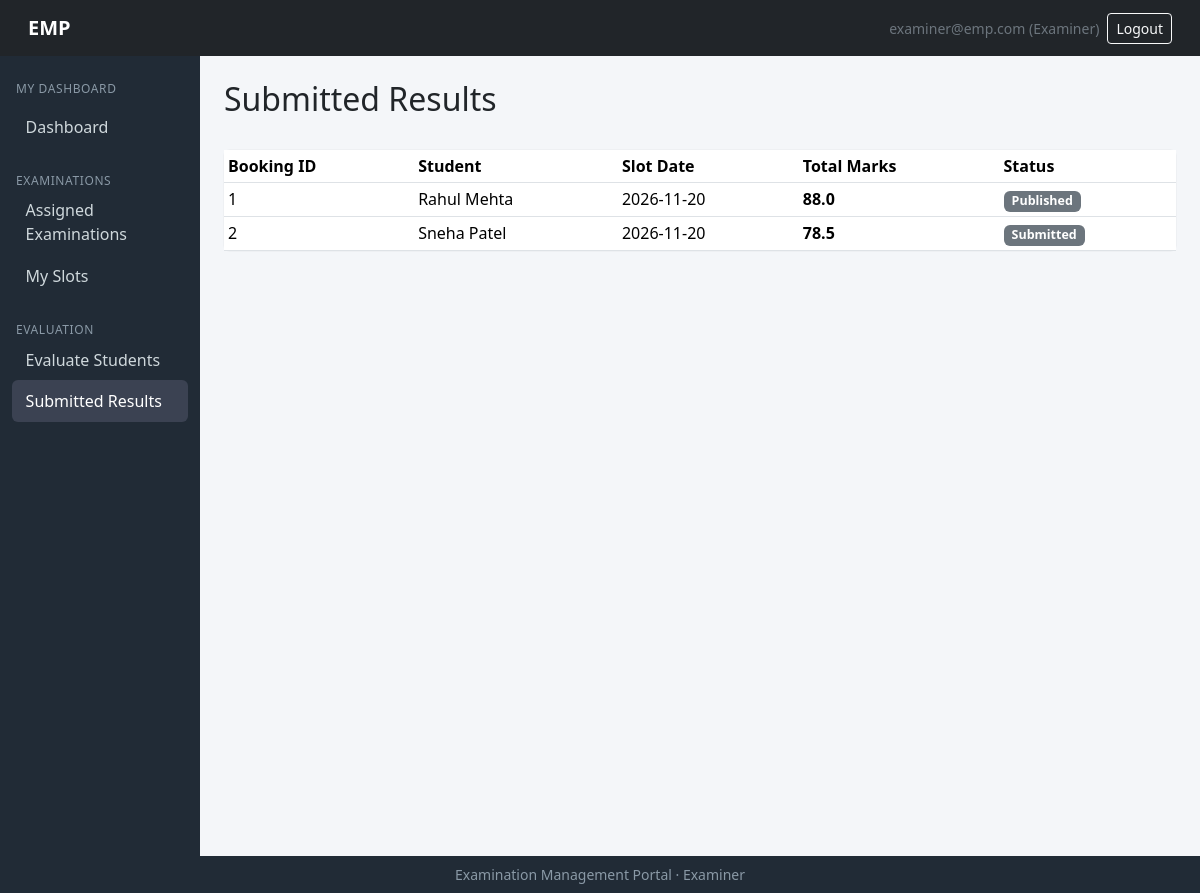
Before: /examiner/results (signed in) with the older database file.
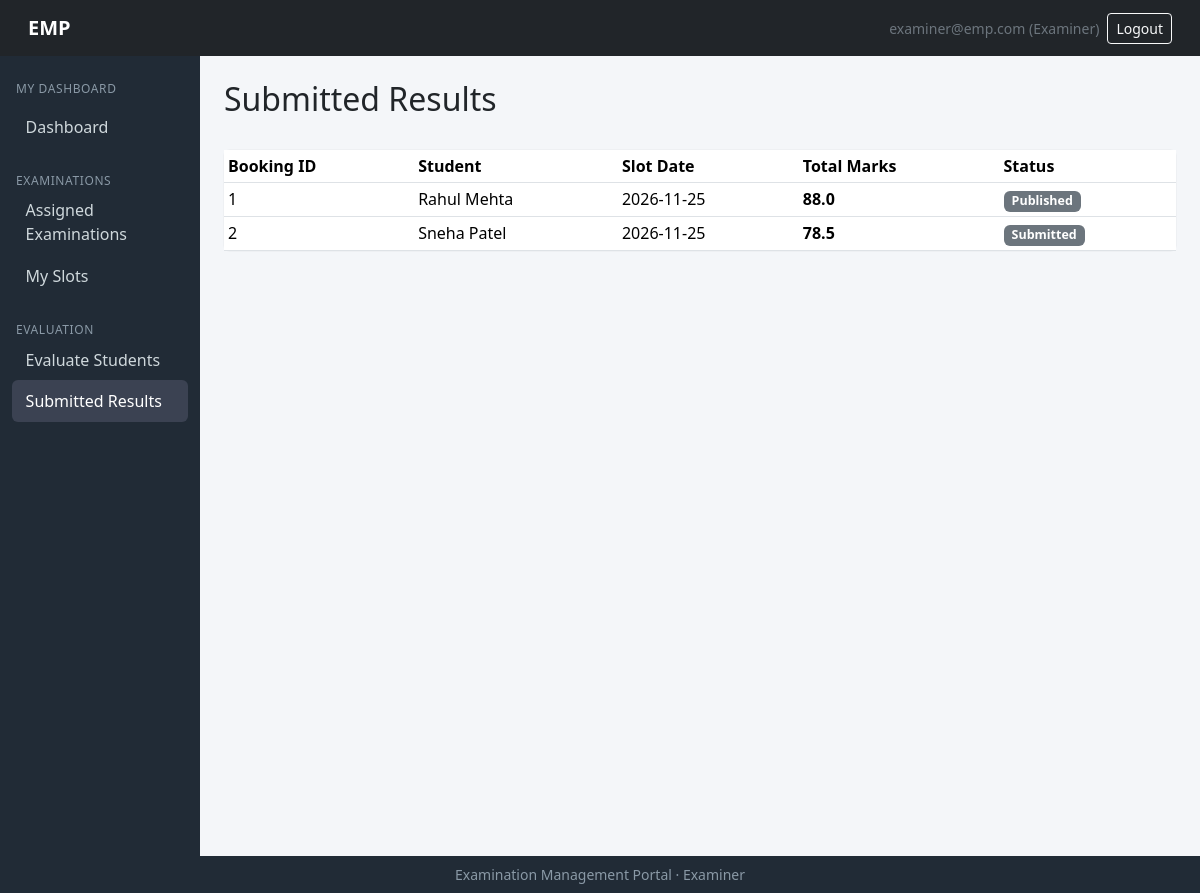
After: the same page with the newer database file.
### models/models.py (models this page shows)
class Evaluation(db.Model):
    __tablename__ = "evaluations"
    id      = db.Column(db.Integer, primary_key=True)
    booking_id = db.Column(db.Integer, db.ForeignKey("bookings.id"), unique=True, nullable=False)
    examiner_id  =db.Column(db.Integer, db.ForeignKey("examiners.id"), nullable=False)
    total_marks = db.Column(db.Float)
    remarks  =db.Column(db.Text)
    status= db.Column(db.String(20), default="draft")        # draft|submitted|published
    submitted_at = db.Column(db.DateTime)
    scores       = db.relationship("EvaluationScore", backref="evaluation",
                                   cascade="all, delete-orphan")

class ExaminationSlot(db.Model):
    __tablename__ = "examination_slots"
    id  = db.Column(db.Integer, primary_key=True)
    exam_id  = db.Column(db.Integer, db.ForeignKey("examinations.id"), nullable=False)
    examiner_id=db.Column(db.Integer, db.ForeignKey("examiners.id"), nullable=False)
    date = db.Column(db.Date, nullable=False)
    start_time= db.Column(db.Time, nullable=False)
    end_time       = db.Column(db.Time, nullable=False)
    max_capacity   = db.Column(db.Integer, nullable=False)
    available_seats = db.Column(db.Integer, nullable=False)
    status         = db.Column(db.String(20), default="available")  # available|full|cancelled|completed
    bookings  = db.relationship("Booking", backref="slot")

class Student(db.Model):
    __tablename__ = "students"
    id= db.Column(db.Integer, primary_key=True)
    user_id =db.Column(db.Integer, db.ForeignKey("users.id"), unique=True, nullable=False)
    roll_no = db.Column(db.String(50), unique=True, nullable=False)
    name= db.Column(db.String(120), nullable=False)
    phone=db.Column(db.String(30))
    course_id = db.Column(db.Integer, db.ForeignKey("courses.id"))
    year  =  db.Column(db.String(20))
    status =  db.Column(db.String(20), default="active")       # active|inactive
    course= db.relationship("Course", backref="students")
    bookings=db.relationship("Booking", backref="student")

### routes/examiner_routes.py (the view)
@examiner_bp.route('/results')
@login_required
def results():
    if current_user.role != 'examiner':
        flash('Access denied.', 'danger')
        return redirect(url_for('auth.login'))
    examiner = get_examiner_or_abort()
    if not examiner:
        flash('Examiner profile not found.', 'danger')
        return redirect(url_for('auth.login'))
    results_data = []
    for ev in examiner.evaluations:
        if ev.status not in ('submitted', 'published'):
            continue
        booking = ev.booking
        results_data.append({
            'booking_id': booking.id,
            'student_name': booking.student.name,
            'slot_date': booking.slot.date,
            'total_marks': ev.total_marks,
            'status': ev.status.capitalize(),
        })
    return render_template('examiner/results.html', results=results_data)

### app.py (called while the page is built)
@login_manager.user_loader
def load_user(user_id):
    return User.query.get(int(user_id))

### routes/examiner_routes.py (called while the page is built)
def get_examiner_or_abort():
    examiner = Examiner.query.filter_by(user_id=current_user.id).first()
    return examiner

### templates/examiner/results.html (shortened to what this page needs)
{% extends "examiner/base_examiner.html" %}
{% import "admin/_macros.html" as macros %}
{% import "admin/_status.html" as status %}
{% block content %}
<div class="d-flex justify-content-between align-items-center mb-4">
    <h2>Submitted Results</h2>
</div>
<div class="card">
    <div class="table-responsive">
        <table class="table table-sm table-hover mb-0">
            <thead>
                <tr>
                    <th>Booking ID</th>
                    <th>Student</th>
                    <th>Slot Date</th>
                    <th>Total Marks</th>
                    <th>Status</th>
                </tr>
            </thead>
            <tbody>
                {% for r in results %}
                    <tr>
                        <td>{{ r.booking_id }}</td>
                        <td>{{ r.student_name }}</td>
                        <td>{{ r.slot_date }}</td>
                        <td><strong>{{ r.total_marks }}</strong></td>
                        <td>{{ status.status_badge(r.status) }}</td>
                    </tr>
                {% else %}
                    <tr><td colspan="5" class="text-center text-muted py-4">No submitted results yet.</td></tr>
                {% endfor %}
            </tbody>
        </table>
    </div>
</div>
{% endblock %}

### templates/admin/_status.html
{% macro status_badge(status) %}
{% set m = {
  'Draft':'secondary',
  'Slot Creation':'info',
  'Booking Open':'primary',
  'Closed':'warning',
  'Completed':'success',
  'Available':'success',
  'Full':'danger',
  'Cancelled':'dark',
  'Completed':'success',
  'Booked':'primary',
  'Cancelled':'dark',
  'Completed':'success',
  'Active':'success',
  'Inactive':'secondary',
  'Pending':'warning',
  'Approved':'success',
  'Rejected':'danger',
  'Open':'success',
  'Closed':'danger'
} %}
{% set color = m.get(status, 'secondary') %}
<span class="badge bg-{{ color }} badge-status">{{ status }}</span>
{% endmacro %}

Changed rows visible on the page:
changed through a linked row, Evaluation "Published": slot_date "2026-11-20" → "2026-11-25"
changed through a linked row, Evaluation "Submitted": slot_date "2026-11-20" → "2026-11-25"
